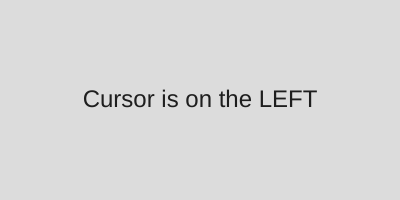
Frame 1 (no input)
Frame 60 (no input): identical to frame 1, image omitted
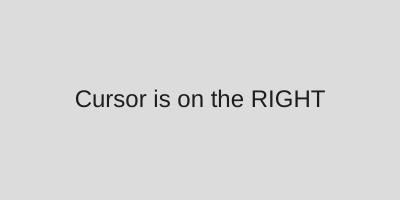
Frame 120 (the mouse pressed at the canvas centre since frame 60)

The p5.js sketch that drew these frames (run headless with seeded random() and noise() and a simulated clock; from frame 60 on, the mouse is pressed at the canvas centre):

// p5.js sketch
// ── sketch.js
function setup() {
  createCanvas(400, 200);
  textAlign(CENTER, CENTER);
  textSize(24);
}

function draw() {
  background(220);
  stroke(180);


  noStroke();
  fill(30);
  const side = (mouseX < width/2) ? "LEFT" : "RIGHT";
  text("Cursor is on the " + side, width/2, height/2);
}
